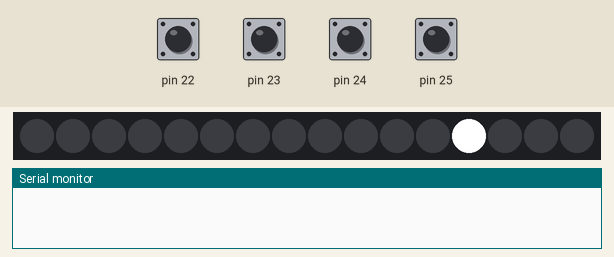
This sketch was run on a simulated Arduino Mega 2560, built with avr-gcc and run on an emulated ATmega2560. Parts: 16 RGB LEDs in strip order, left to right, the last lines printed to the serial monitor. The test bench sets the inputs (shaded band); at power-on: pin 22–25 HIGH. The audio player accepts every command and is not drawn.

Above: at 0.6 s.
At 3.6 s:
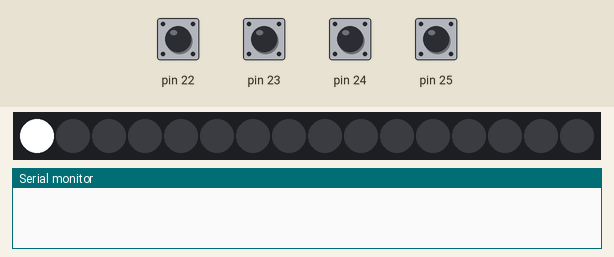
5.1 s: pin 23 pulled LOW for 0.15 s
At 6.3 s:
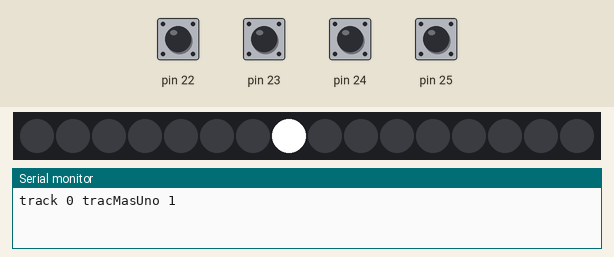
6.7 s: pin 23 pulled LOW for 1 s
10.3 s: pin 22 pulled LOW for 0.15 s
Timing chart, 0 to 13.3 s (numbered marks = the images above; inputs shaded):
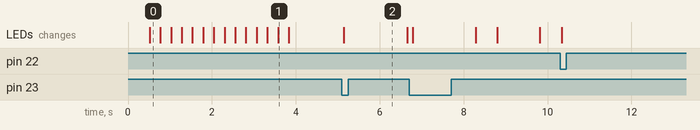

The sketch:

Constelacion-Tlc-DFPlayer-Villancicos-Debounce.ino
```cpp
/*
Combined sketch: TLC5940 LED villancico sequencer + DFPlayer Mini button control.

   Buttons (INPUT_PULLUP):
     bot1 (pin 22) = STOP   -> reset DFPlayer, turn LEDs off and pause sequence
     bot2 (pin 23) = PLAY   -> play current track and jump LEDs to that song
     bot3 (pin 24) = REWIND -> previous track + matching LED sequence
     bot4 (pin 25) = FORWARD-> next track + matching LED sequence

   DFPlayer on SoftwareSerial(26, 27).  TLC5940 uses the standard Mega pins
   (9/10/11/12/50/51/52/53), no conflict with pins 22-27.

   The LED sequencer is non-blocking (millis() driven) so the buttons are
   always polled while the villancicos play.  Each note's LED stays lit for   the note's full duration and hands off to the next note without going dark.
*/

#include <SoftwareSerial.h>
#include "DFRobotDFPlayerMini.h"
#include "Tlc5940.h"

// ---------------------------------------------------------------------------
// Villancico data
// ---------------------------------------------------------------------------

#define SILENCE -1   // sentinel: no LED lit during this beat

float tempo = 4000;   // ms per whole note

//                       5                                 10                                         17                                                                   27                                                               37                                              44                                                    52
int notasNocheDePaz[] =    {7,     9,     7,    4,   SILENCE,  7,     9,     7,    4,   SILENCE,  2,   2,    11,  11,   12,  12,   7,          9,   9,    12,    11,    9,    7,    9,      7,    4,   SILENCE,   9,   9,    12,    11,    9,    7,    9,      7,   4,   SILENCE,  2,   2,    5,     2,     11,   0,    4,       12,     7,     4,    7,     5,     2,    0,    SILENCE};
float dursNocheDePaz[] =   {0.375, 0.125, 0.25, 0.5, 0.25,     0.375, 0.125, 0.25, 0.5, 0.25,     0.5, 0.25, 0.5, 0.25, 0.5, 0.25, 0.75,       0.5, 0.25, 0.375, 0.125, 0.25, 0.375, 0.125, 0.25, 0.5, 0.25,      0.5, 0.25, 0.375, 0.125, 0.25, 0.375, 0.125, 0.25, 0.5, 0.25,    0.5, 0.25, 0.375, 0.125, 0.25, 0.75, 0.5,     0.375, 0.125, 0.25, 0.375, 0.125, 0.25, 0.75, 0.75};

int notasNinoDelTambor[] =  {0,    2,    4,   4,    4,    5,     4,     5,    4,    SILENCE,  SILENCE,   0,    0,    2,    4,    4,    4,    4,    5,     4,     5,    4,    SILENCE,      SILENCE,   2,    4,    5,    7,    7,    7,    9,    7,     5,     4,    2,    SILENCE,      SILENCE,   2,    4,    5,    7,    7,    7,    9,    7,     9,     7,    5,           9,     7,     5,    4,           7,     5,     4,    2,    SILENCE,    SILENCE,   0,    2,    4,   4,    4,    5,     4,     5,    4,    SILENCE,   2,     0,     2,    0,    SILENCE};
float dursNinoDelTambor[] = {0.75, 0.25, 0.5, 0.25, 0.25, 0.125, 0.125, 0.25, 1.25, 0.25,     0.25, 0.25, 0.25, 0.25, 0.25, 0.25, 0.25, 0.25, 0.125, 0.125, 0.25, 1.25, 0.25,         0.25, 0.25, 0.25, 0.25, 0.25, 0.25, 0.25, 0.25, 0.125, 0.125, 0.25, 1.25, 0.25,         0.25, 0.25, 0.25, 0.25, 0.25, 0.25, 0.25, 0.25, 0.125, 0.125, 0.25, 0.5,         0.125, 0.125, 0.25, 0.5,         0.125, 0.125, 0.25, 1.25, 0.25,       0.75, 0.75, 0.25, 0.5, 0.25, 0.25, 0.125, 0.125, 0.25, 1.25, 0.25,      0.125, 0.125, 0.25, 1.25, 0.25};

struct Song {
  const int* notas;
  const float* durs;
  int len;
};

Song songs[] = {
  {notasNocheDePaz,    dursNocheDePaz,    sizeof(notasNocheDePaz)    / sizeof(int)},
  {notasNinoDelTambor, dursNinoDelTambor, sizeof(notasNinoDelTambor) / sizeof(int)}
};

// ---------------------------------------------------------------------------
// Non-blocking LED sequencer state
// ---------------------------------------------------------------------------

int activeSong = 0;
int noteIndex = 0;
int currentChannel = -1;   // LED channel currently lit (-1 = none)
unsigned long noteStartMs = 0;
float dur = 0;             // full duration of the current note

enum NoteState { NOTE_START, NOTE_ON };
NoteState noteState = NOTE_START;

// Power-on intro (descending scale)
bool introDone = false;
int introStep = 12;
unsigned long introStartMs = 0;

bool stopped = true;

// ---------------------------------------------------------------------------
// DFPlayer globals
// ---------------------------------------------------------------------------

int bot1, bot2, bot3, bot4;
int botAnt1 = 0;
int botAnt2 = 0;
int botAnt3 = 0;
int botAnt4 = 0;

int track = 0;
int noTracks = 2;
int trackMasUno = 1;
unsigned long lastDebounceMs = 0;
const unsigned long debounceDelay = 50;

SoftwareSerial DFPlayerSerial(26, 27);   // Rx, Tx
DFRobotDFPlayerMini myDFPlayer;

// ---------------------------------------------------------------------------
// Setup
// ---------------------------------------------------------------------------

void setup() {
  Tlc.init();
  for (int i = 22; i <= 25; i++) {
    pinMode(i, INPUT_PULLUP);
  }
  Serial.begin(9600);
  DFPlayerSerial.begin(9600);
  myDFPlayer.begin(DFPlayerSerial);
  myDFPlayer.volume(30);   // De 0 a 30
  myDFPlayer.reset();
  runIntroBlocking();      // power-on descending scale before waiting for PLAY
}

// ---------------------------------------------------------------------------
// Main loop: buttons and LED sequencer never block
// ---------------------------------------------------------------------------

void loop() {
  handleButtons();
  updateLEDsequence();
  Tlc.update();   // keep TLC5940 PWM refreshed every cycle
}

// ---------------------------------------------------------------------------
// Buttons
// ---------------------------------------------------------------------------

void handleButtons() {
  if (millis() - lastDebounceMs < debounceDelay) return;
  lastDebounceMs = millis();

  bot1 = abs(digitalRead(22) - 1);
  bot2 = abs(digitalRead(23) - 1);
  bot3 = abs(digitalRead(24) - 1);
  bot4 = abs(digitalRead(25) - 1);

  if (bot1 != botAnt1) {
    if (bot1 == 1) {
      myDFPlayer.reset();
      stopSequence();
    }
  }
  if (bot2 != botAnt2) {
    if (bot2 == 1) {
      Serial.println((String) "track " + track + " tracMasUno " + trackMasUno);
      myDFPlayer.playMp3Folder(trackMasUno);
      jumpToSong(track);
    }
  }
  if (bot3 != botAnt3) {
    if (bot3 == 1) {
      track = abs(track - 1) % noTracks;
      trackMasUno = track + 1;
      Serial.println((String) "track " + track + " tracMasUno " + trackMasUno);
      myDFPlayer.playMp3Folder(trackMasUno);
      jumpToSong(track);
    }
  }
  if (bot4 != botAnt4) {
    if (bot4 == 1) {
      track = (track + 1) % noTracks;
      trackMasUno = track + 1;
      Serial.println((String) "track " + track + " tracMasUno " + trackMasUno);
      myDFPlayer.playMp3Folder(trackMasUno);
      jumpToSong(track);
    }
  }

  botAnt1 = bot1;
  botAnt2 = bot2;
  botAnt3 = bot3;
  botAnt4 = bot4;
}

// Start playing the given song from the beginning (LED side).
void jumpToSong(int songIdx) {
  activeSong = songIdx;
  noteIndex = 0;
  noteState = NOTE_START;
  introDone = true;   // skip the power-on scale when a track is selected
  stopped = false;
}

// Turn all LEDs off and pause the sequence.
void stopSequence() {
  apagar();
  stopped = true;
}

// ---------------------------------------------------------------------------
// Non-blocking LED sequencer
// ---------------------------------------------------------------------------

void updateLEDsequence() {
  if (stopped) return;

  if (!introDone) {
    runIntro();
    return;
  }

  Song* s = &songs[activeSong];

  switch (noteState) {
    case NOTE_START: {
      int ch = s->notas[noteIndex];
      if (ch == SILENCE) {
        if (currentChannel >= 0) { Tlc.set(currentChannel, 0); while (Tlc.update()); }
        currentChannel = SILENCE;
      } else if (ch != currentChannel) {
        if (currentChannel >= 0) Tlc.set(currentChannel, 0);
        currentChannel = ch;
        Tlc.set(currentChannel, 4080);
        while (Tlc.update());
      }
      dur = tempo * s->durs[noteIndex];
      noteStartMs = millis();
      noteState = NOTE_ON;
      break;
    }
    case NOTE_ON: {
      if ((unsigned long)(millis() - noteStartMs) >= (unsigned long)dur) {
        noteIndex++;
        if (noteIndex >= s->len) { stopSequence(); return; }
        noteState = NOTE_START;
      }
      break;
    }
  }
}

// Power-on descending scale animation, runs once.
void runIntro() {
  if (millis() - introStartMs >= 250) {
    Tlc.set(introStep + 1, 0);
    Tlc.set(introStep, 4080);
    while (Tlc.update());
    introStep--;
    introStartMs = millis();
    if (introStep < 0) {
      introDone = true;
      apagar();
      noteIndex = 0;
      noteState = NOTE_START;
    }
  }
}

// ---------------------------------------------------------------------------
// Helpers
// ---------------------------------------------------------------------------

void runIntroBlocking() {
  unsigned long start = millis();
  for (int step = 12; step >= 0; step--) {
    if (step < 12) Tlc.set(step + 1, 0);
    Tlc.set(step, 4080);
    while (Tlc.update());
    start = millis();
    while (millis() - start < 250) Tlc.update();
  }
  apagar();
}

void apagar() {
  for (int i = 0; i <= 15; i++) {
    Tlc.set(i, 0);
  }
  while (Tlc.update());
  currentChannel = -1;
}
```

Measured:
- after the input at 5.1 s, the LEDs: change at once (image 2)
